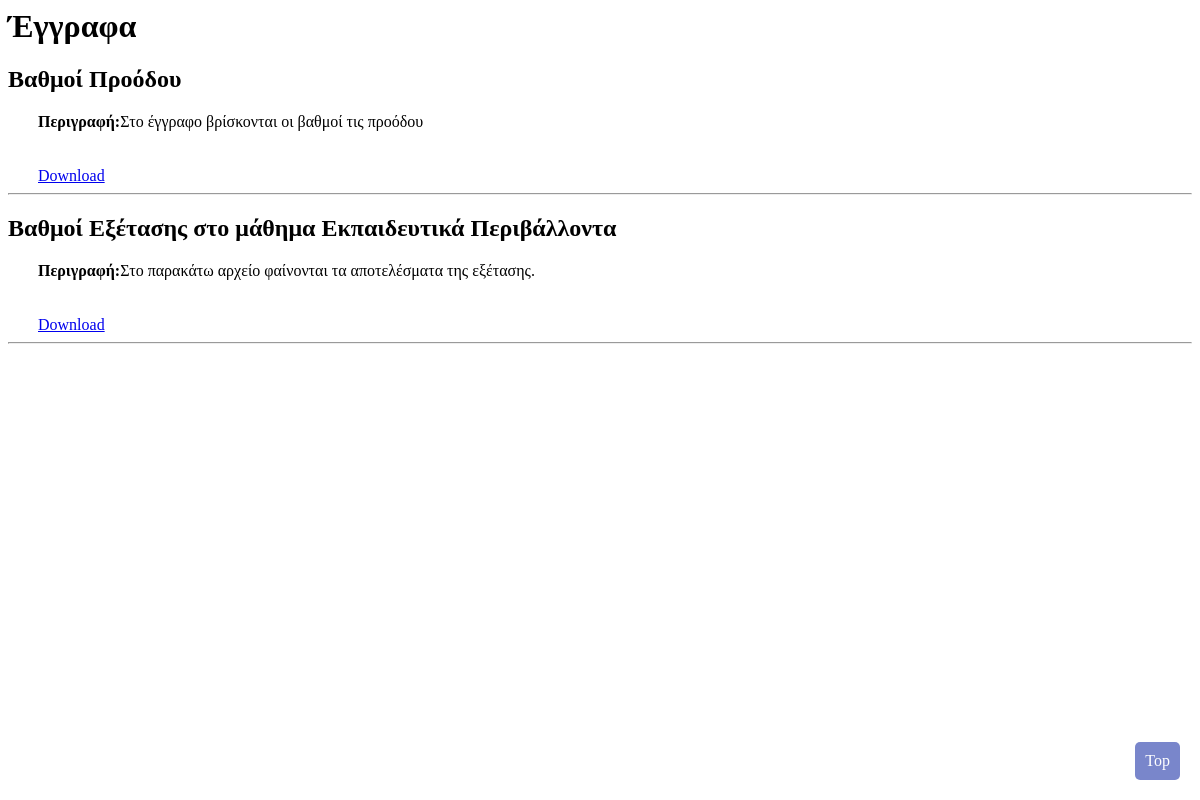
The app's page /document.php (signed in) with its own data.
### tables this page shows
CREATE TABLE `document` (
  `id` int(11) NOT NULL,
  `title` varchar(100) NOT NULL,
  `description` longblob NOT NULL,
  `location` text NOT NULL
);

### document.php (the view, shortened to what this page needs)
<?php
include('connection.php');
$sql = "SELECT * FROM document ORDER BY id DESC ";
$result = $conn->query($sql);
?>
<html lang="el">
<head>
</head>
<body>
<div class="title">
    <h1>Έγγραφα</h1>
</div>
<div class="container">
    <div class="main-content">
        <?php
        while ($row = $result->fetch_assoc()) {
            echo '<h2>' . $row['title'].'</h2>';
            echo '<p><strong>Περιγραφή:</strong>' . $row['description'] . '</p>';
            echo '<a href="' . $row['location'] . '">Download</a>';
            echo '<br>';
            echo '<hr>';
        }
        ?>
    </div>
    <a href="#top" style="position: fixed; bottom: 20px; right: 20px; padding: 10px; background-color: #7986CB; color: #fff; text-decoration: none; border-radius: 5px;">Top</a>
</div>
</body>

### document.php (style rules this page uses)
p { padding-left: 30px; padding-bottom: 20px; }
a { padding-left: 30px ; }

### records on screen
document: title "Βαθμοί Προόδου", description "Στο έγγραφο βρίσκονται οι βαθμοί τις προόδου"
document: title "Βαθμοί Εξέτασης στο μάθημα Εκπαιδευτικά Περιβάλλοντα", description "Στο παρακάτω αρχείο φαίνονται τα αποτελέσματα της εξέτασης."
